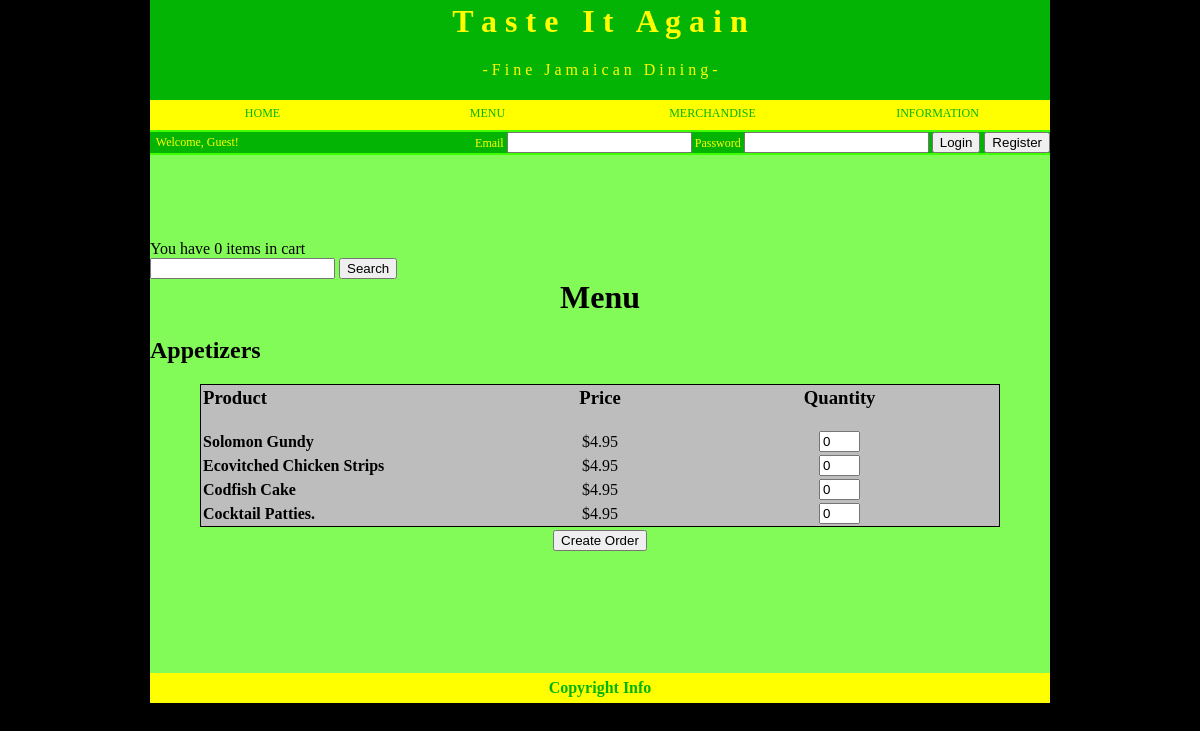
/menu.php?cat=1 (signed in), run on the app's committed database.
### tables this page shows
CREATE TABLE IF NOT EXISTS `PRODUCTS` (
  `PRODID` int(6) unsigned zerofill NOT NULL AUTO_INCREMENT COMMENT 'Auto-increment integer',
  `NAME` varchar(32) DEFAULT NULL COMMENT 'Product name',
  `DESCRIPTION` varchar(256) DEFAULT NULL COMMENT 'Product description',
  `CATID` int(6) unsigned zerofill NOT NULL COMMENT 'FK from CATEGORIES',
  `PRICE` float NOT NULL,
  `TAXABLE` tinyint(1) NOT NULL COMMENT 'TRUE if product is taxable',
  `COUPONSTARTDATE` date DEFAULT NULL COMMENT 'Start date if product is a coupon',
  `COUPONENDDATE` date DEFAULT NULL COMMENT 'End date if product is a coupon',
  `HIDEFLAG` tinyint(1) NOT NULL COMMENT 'TRUE if product is hidden from users and customers',
  `PHOTO` mediumblob COMMENT 'Photo of product. For future implmentation',
  PRIMARY KEY (`PRODID`),
  KEY `FK_PRODUCT_CATEGORIES` (`CATID`)
);

### menu.php (the view, shortened to what this page needs)
<?php
require "mySQL.php";
if(isset($_GET['cat']))
	$cat = $_GET['cat'];
else
	$cat = $_POST['cat'];
if (isset($searchinput)){
	$sql = "select * from PRODUCTS where (HIDEFLAG = 0) and (NAME LIKE '%$searchinput%') order by CATID";
}else{
	$sql = "select * from PRODUCTS where (HIDEFLAG = 0)".((intval($cat) > 0) ? " and (CATID = '$cat')" : "")." order by CATID";
}
if (!($menuResults = $mysqli->query($sql))){
	die("Error - cannot get menu.\n$sql");
}
$menuResults->data_seek(0);
if (isset($_SESSION['cart'])){
	$cart = $_SESSION['cart'];
}else{
	$cart = array();
}
if(isset($cart)){
	if(count($cart)==0)
		$cartStatusMsg = "You have 0 items in cart";
	else{
		$itemCount = 0;
		foreach($cart as $key => $value)
			$itemCount += $value;
		$cartStatusMsg = "You have $itemCount items in your cart.";
	}
}
?>
<html>
<head>
</head>
<body leftmargin="0px" topmargin="0px" marginwidth="0px" marginheight="0px" bgcolor="black">
	<table cellspacing="0" cellpadding="0" width="900" align="center" border="0">
		<?php include("header.php"); ?>
		<tr height="500" bgcolor="#82FA58">
			<td colspan="2">
				<table cellspacing="0" cellpadding="0" width="900" border="0" height="100%">
					<tr valign="top">
						<td>
							<form name="menu" action="<?php echo $_SERVER['SCRIPT_NAME'];?>" id="menu" method = "POST">
							<table cellspacing="0" cellpadding="0" width="900" border="0">
								<?php
									if($cartStatusMsg != ""){
										echo "<tr><td>$cartStatusMsg</td></tr>\n";
									}
								?>
								<tr>
									<td>
										<input type="text" name="searchinput" value="">
										<input type="button" name="btnSearch" value="Search" onclick="test_it(this.form);">
									</td>
								</tr>
								<tr>
									<td>
										<center><h1>Menu</h1><center>
									</td>
								</tr>
								<?php
									$bgColor = 'white';
									if($product = $menuResults->fetch_assoc()){
										while (true){
											$currentCatID = intval($product['CATID']);
											$currentCatName = $userCatList[$currentCatID];
											echo "<tr>"."\n";
											echo "	<td>"."\n";
											echo "		<h2>$currentCatName</h2>\n";
											echo "	</td>"."\n";
											echo "</tr>"."\n";
											if ($bgColor != '#BDBDBD'){
												$bgColor = '#BDBDBD';
											}else{
												$bgColor = 'white';
											}
											echo '<tr>'."\n";
											echo '	<td>'."\n";
											echo ' 		<table cellspacing="1" cellpadding="1" style="border:1px #000000 solid" bgcolor="'.$bgColor.'" align="center" width="800">'."\n";
											echo' 			<tr>'."\n";
											echo' 				<td width="150">'."\n";
											echo' 					<b><h3>Product</h3></b>'."\n";
											echo' 				</td>'."\n";
											echo' 				<td width="75">'."\n";
											echo' 					<center><b><h3>Price</h3></b></center>'."\n";
											echo' 				</td>'."\n";
											echo' 				<td width="150">'."\n";
											echo' 					<center><b><h3>Quantity</h3></b></center>'."\n";
											echo' 				</td>'."\n";
											echo' 			</tr>'."\n";
											while (true){
												echo'<tr>'."\n";
												echo'	<td>'."\n";
												echo'<span title="'.$product['DESCRIPTION'].'">'."\n";
												echo'<b>'.$product['NAME'].'</b>'."\n";
												echo'	</td>'."\n";
												echo'	<td>'."\n";
												echo'		<center>$'.number_format($product['PRICE'],2).'</center>'."\n";
												echo'	</td>'."\n";
												echo'	<td>'."\n";
												$pKey = 'key-'.$product['PRODID'];
												$pQty = intval($cart[$product['PRODID']]);
												echo'		<center>
															<input type="text"
															name="'.$pKey.'"
															size="2"
															value="'.$pQty.'">
															</center>'."\n";
												echo'	</td>'."\n";
												echo'</tr>'."\n";
												if (!($product = $menuResults->fetch_assoc())){
													break;
												}
											}
											echo' 		</table>'."\n";
											echo' 	</td>'."\n";
											echo' </tr>'."\n";
											if (!($product)){
												break;
											}
										}
									}
								?>
							</table>
							<table align="center">
								<tr>
									<td>
										<?php
										if((count($cart) == 0)){
											echo'<input type="submit" name="btnCreateOrder" value="Create Order">'."\n";
										}else{
											echo'<input type="submit" name="btnUpdateOrder" value="Update Order">'."\n";
											echo'<input type="submit" name="btnViewCart" value="View Cart" >'."\n";
										}
										?>
									</td>
								</tr>
							</table>
							</form>
						</td>
					</tr>
				</table>
			</td>
		</tr>
		<tr bgcolor="#82FA58">
			<td colspan="2">
			</td>
		</tr>
		<tr height="30px" bgcolor="#FFFF00">
			<td colspan="2">
				<?php include("footer.php"); ?>
			</td>
		</tr>
	</table>
</body>
</html>

### data on the page
products: CATID "Appetizers", NAME "Solomon Gundy", PRICE "4.95", PRODID "0"
products: NAME "Ecovitched Chicken Strips", PRICE "4.95", PRODID "0"
products: NAME "Codfish Cake", PRICE "4.95", PRODID "0"
products: NAME "Cocktail Patties.", PRICE "4.95", PRODID "0"

### other printed values
$firstname "Guest"
$cartStatusMsg "You have 0 items in cart"
